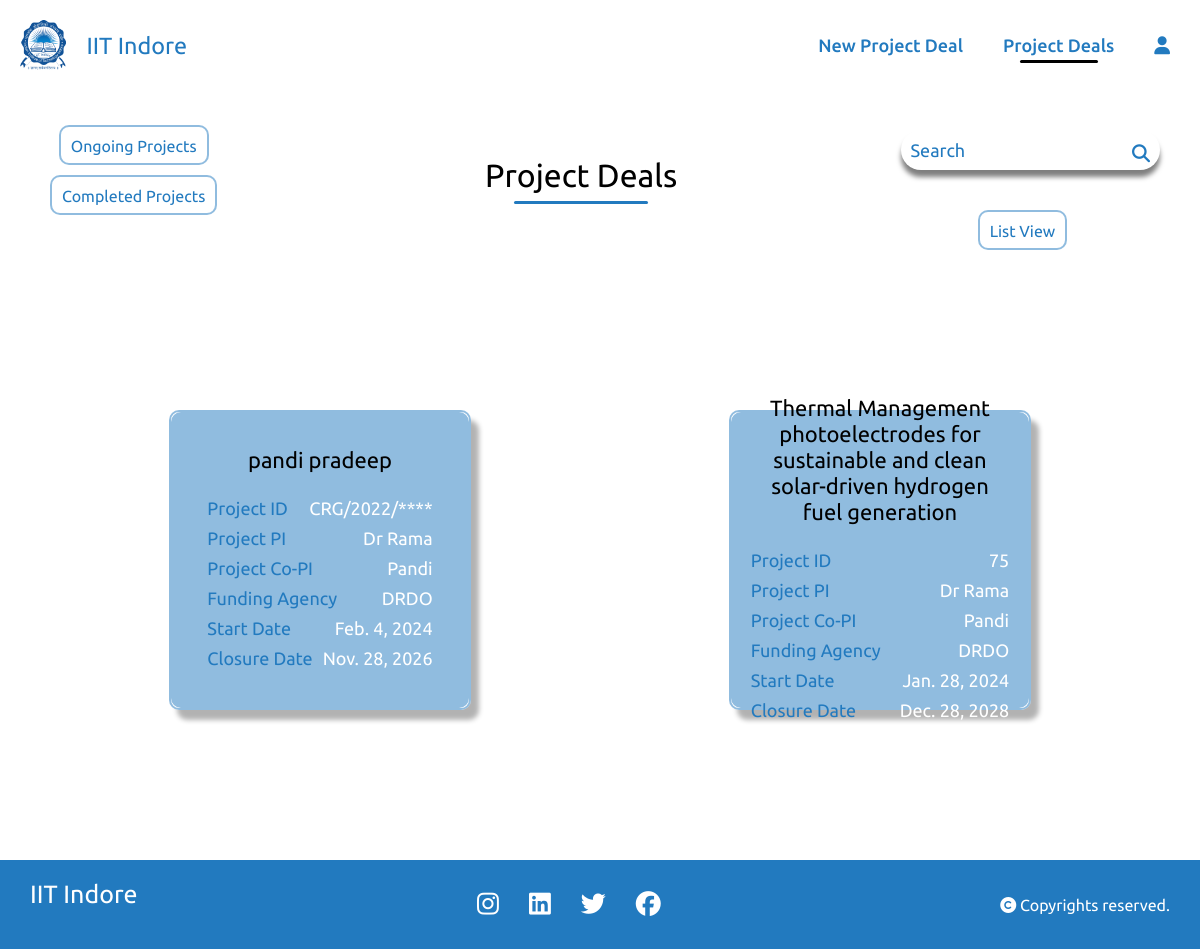
/project_list/, run on the app's committed database.
### home/models.py (models this page shows)
class project_details(models.Model):
    Project_Fellowship_No = models.CharField(max_length=20,null=True,blank=True,default=None)
    Project_file_name = models.CharField(max_length=20,null=True,blank= True)
    PI_of_Project = models.CharField(max_length=20,blank=True,null=True)
    Sanctioned_Date = models.DateField(null=True)
    Project_Start_Date = models.DateField(null=True)
    Project_Closure_Date = models.DateField(null=True)
    Title_of_Project = models.CharField(max_length=50,blank=True,null=True)
    project_duration =models.IntegerField(null=True)
    financial_year_start_index = models.IntegerField(null=True)
    financial_year_end_index = models.IntegerField(null=True)
    start_month = models.IntegerField(null=True)
    end_month = models.IntegerField(null=True)
    funding_agency = models.CharField(max_length=100,blank=True,null=True)
    Co_PI_of_Project = models.CharField(max_length=100,blank=True,null=True)
    Country_Involved = models.CharField(max_length=100,blank=True,null=True)
    Department = models.CharField(max_length=100,blank=True,null=True)
    Category = models.CharField(max_length=100,blank=True,null=True)
    Details_of_Donors= models.CharField(max_length=100,blank=True,null=True)
    remark = models.TextField(null=True, blank=True)
    scheme_name = models.CharField(max_length=255, null=True, blank=True)
    scheme_code = models.CharField(max_length=50, null=True, blank=True)
    received_amount =models.CharField(max_length=50, null=True, blank=True)
    date_of_receipt_amount = models.DateField(default=timezone.now, null=True, blank=True)
    provisional_uc = models.TextField(null=True, blank=True)
    audited_uc = models.TextField(null=True, blank=True)
    link_uc = models.URLField(null=True, blank=True)
    sanction_letters_link = models.URLField(null=True, blank=True)
    total_project_cost = models.CharField(max_length=50, null=True, blank=True)
    fellowship_type = models.CharField(max_length=100, null=True, blank=True)
    TASK_CHOICES = [
        ('ongoing', 'Ongoing'),
        ('completed', 'Completed'),
    ]
    task = models.CharField(
        max_length=10,
        choices=TASK_CHOICES,
        default='ongoing',
    )

### home/views.py (the view)
# urls.py: path('project_list/',views.project_list,name='project_list'),
def project_list(request):
    projects = project_details.objects.all()
    filter_option = request.GET.get('filter')
    if filter_option == 'ongoing':
        projects = projects.filter(task='ongoing')
    elif filter_option == 'completed':
        projects = projects.filter(task='completed')
    context = {'projects': projects}
    return render(request, 'project_list.html', context)

### templates/project_list.html (shortened to what this page needs)
{% load static %}
<!DOCTYPE html>
<html lang="en">
<head>
    <link rel="stylesheet" href="{% static 'style.css' %}">
</head>
<body>
    <div class="navbar1">
        <div class="title">
            <a href="{% url "homepage" %}" class="lo">
              <img src="{% static "IITI_Logo.png" %}" class="logo">
              <h3>IIT Indore</h3>
            </a>
        </div>
        <div class="links">
            <ul>
                <li><a href="{% url "index" %}">New Project Deal</a></li>
                <li><a href="{% url "project_list" %}" class="active"> Project Deals</a></li>
                <li><a href="{% url "logout" %}"><i class="fa-solid fa-user"></i></a></li>
            </ul>
        </div>
    </div>
    <div class="titles">
      <div class="dropdown">
        <div class="dropdown-menu" aria-labelledby="dropdownMenuButton">
          <a class="dropdown-item" id="ongoing" href="#" onclick="showOngoingProjects()">Ongoing Projects</a>
          <a class="dropdown-item" href="#" id="completed" onclick="showCompletedProjects()">Completed Projects</a>
        </div>
      </div>
      <div class="sub_nav">
          <div class="project_list"><h1>Project Deals</h1></div>
      </div>
      <div class="search">
        <form class="search-bar sub_nav" method="GET" action="{% url 'project_search' %}">
            <input type="text" name="q" placeholder="Search">
            <button type="submit"><i class="fa-solid fa-magnifying-glass"></i></button>
        </form>
        <a href="{% url 'project_listwise' %}">List View</a>
      </div>
    </div>
    <div class="project-container">
        {% for project in projects %}
        <div class="book">
            <div class="buttons">
                <a href="{% url 'fill' project_id=project.id %}">
                    <button class="button">Monthly Sheet</button>
                </a>
                <a href="{% url 'mastersheet' project_id=project.id %}">
                    <button class="button">Mastersheet</button>
                </a>
                <a href="{% url 'soe' project_id=project.id %}">
                  <button class="button">SOE</button>
              </a>
              <a href="{% url 'ucr' project_id=project.id %}">
                <button class="button">UCR</button>
            </a>
            </div>
            <div class="cover">
                <div class="project-details">
                    <h4 style="text-align:center;">   {{ project.Title_of_Project }}  </h4>
                    <p><span>Project ID</span><span> {{ project.Project_Fellowship_No }}</span></p>
                    <p><span>Project PI</span><span> {{ project.PI_of_Project }}</span></p>
                    {% if project.Co_PI_of_Project %}<p><span>Project Co-PI</span><span>{{ project.Co_PI_of_Project }}</span></p>{% endif %}
                    {% if project.funding_agency %}<p><span>Funding Agency</span><span>{{ project.funding_agency }}</span></p>{% endif %}
                    <p><span>Start Date</span><span>{{ project.Project_Start_Date }}</span></p>
                    <p><span>Closure Date</span><span>{{ project.Project_Closure_Date }}</span></p>
                </div>
            </div>
           </div>
        {% endfor %}
    </div>
    <footer>
        <div class="footer">
          <div class="info">
            <h4>IIT Indore</h4>
          </div>
          <div class="social">
            <ul>
              <li><a href="#"><i class="fa-brands fa-instagram"></i></a></li>
              <li><a href="#"><i class="fa-brands fa-linkedin"></i></a></li>
              <li><a href="#"><i class="fa-brands fa-twitter"></i></a></li>
              <li><a href="#"><i class="fa-brands fa-facebook"></i></a></li>
            </ul>
          </div>
          <div class="rights">
            <p><i class="fa-solid fa-copyright"></i> Copyrights reserved.</p>
          </div>
        </div>
      </footer>
</body>
</html>

### static/style.css (style rules this page uses)
* { margin: 0; padding: 0; box-sizing: border-box; font-family: 'Ubuntu', cursive; font-weight: 400; }
:root { --primary-color:#000; --secondary-color: rgb(34,122,191); }
.navbar1 { width: 100%; padding: 20px 10px; position: sticky; top: 0px; display: flex; justify-content: space-between; align-items: center; background: transparent; }
.navbar1 .title { display: flex; margin:0px 10px; font-size: 20px; color: var(--secondary-color); font-weight: 400; align-items: center; justify-content: center; cursor: pointer; }
.navbar1 h3 { color: var(--secondary-color); }
.navbar1 .title img { height: 50px; margin-right: 20px; cursor: pointer; }
.navbar1 .links ul { display: flex; align-items: center; justify-content: center; flex: 1; flex-wrap: wrap; }
.navbar1 .links ul li { list-style: none; }
.navbar1 .links ul li a { margin: auto 20px; text-decoration: none; font-size: 18px; position: relative; font-weight: 500; color: var(--secondary-color); }
.lo { display: flex; align-items: center; justify-content: center; color: #fff; text-decoration: none; }
.active::after { content: ''; position: absolute; width: 70%; left: 15%; bottom: -8px; height: 3px; background-color: var(--primary-color); border-radius: 10px; }
footer .footer { display: flex; justify-content: space-between; align-items: center; flex-wrap: wrap; padding: 20px 30px; background-color: var(--secondary-color); color: #fff; }
.info h4 { text-align: center; color: #fff; margin-bottom: 20px; font-size: 25px; }
.social ul { display: flex; align-items: center; }
.social ul li { list-style-type: none; }
.social ul li a { color: #fff; font-size: 25px; margin: 0px 15px; }

### data on the page
project_details: Title_of_Project "pandi pradeep", Project_Fellowship_No "CRG/2022/****", PI_of_Project "Dr Rama", Co_PI_of_Project "Pandi", funding_agency "DRDO", Project_Start_Date "Feb. 4, 2024", Project_Closure_Date "Nov. 28, 2026"
project_details: Title_of_Project "Thermal Management photoelectrodes for sustainable and clean solar-driven hydrogen fuel generation", Project_Fellowship_No "75", PI_of_Project "Dr Rama", Co_PI_of_Project "Pandi", funding_agency "DRDO", Project_Start_Date "Jan. 28, 2024", Project_Closure_Date "Dec. 28, 2028"
